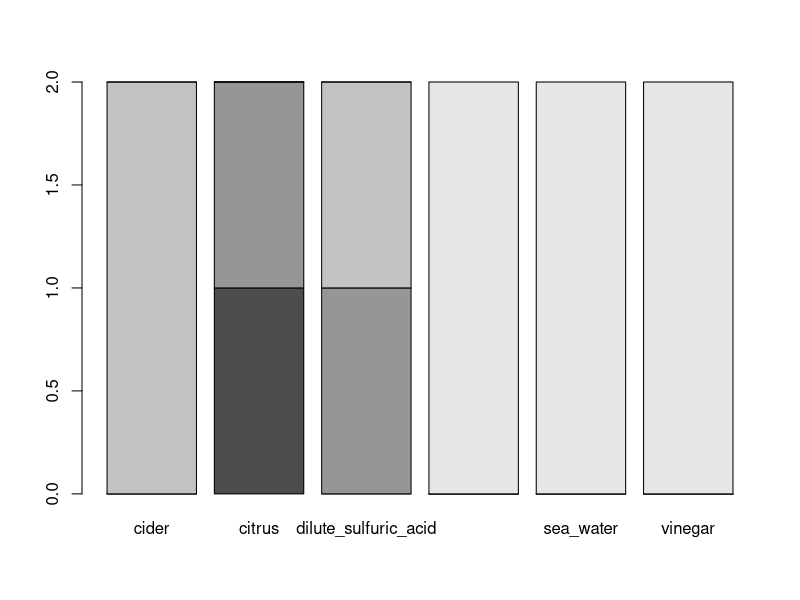

This chart was generated by the following R code:
library(readr)
scurvy <- read_csv("scurvy.csv")

summary(scurvy)

scurvy$gum_rot_d6 <- gsub("_.*", "", scurvy$gum_rot_d6)
scurvy$weakness_of_the_knees_d6 <- gsub("_.*", "", scurvy$weakness_of_the_knees_d6)
scurvy$skin_sores_d6 <- gsub("_.*", "", scurvy$skin_sores_d6)

columns_to_change <- c("lassitude_d6", "fit_for_duty_d6")
for (i in columns_to_change) { scurvy[[i]] <- gsub("_.*", "", scurvy[[i]])
}

#the below is wrong
count <- table(scurvy$gum_rot_d6, scurvy$treatment)
barplot(count)
